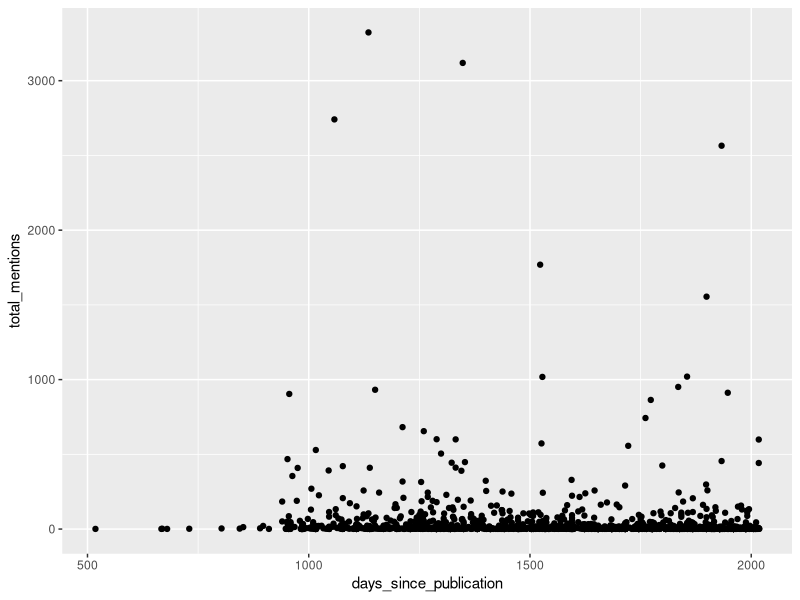

R code for this plot: (Note: this script raises an error after producing the figure.)
## ---- chunk 1
library(tidyverse)
library(lubridate)
articles <- read_csv("data/master.csv")
## ---- chunk 2
articles_since_publication <- mutate(
  filter(articles, print_publication_date > "2013-01-01"), 
  days_since_publication = ymd("2018-07-13")-as_date(print_publication_date) 
)

ggplot(data = articles_since_publication) +
  geom_point(mapping = aes(x = days_since_publication, y = total_mentions))


## ---- chunk 3

open_closed_with_first_news_mention <- filter(open_closed_with_mentions, source == 'news') %>%
                                          group_by(article_title, journal_title, print_publication_date, known_to_be_open) %>%
                                          summarise(first_news_pub_date = min(date_posted)) %>%
                                          mutate(
                                             days_to_first_news_mention = as_date(first_news_pub_date) - as_date(print_publication_date) 
                                          )

summarise(
  group_by(open_closed_with_first_news_mention, known_to_be_open),
  mean_average_days_to_first_news_mention = mean(days_to_first_news_mention, na.rm = TRUE),
  sd_average_days_to_first_news_mention = sd(days_to_first_news_mention, na.rm = TRUE)
)


## ---- chunk 4
summarise(
group_by(open_closed_with_first_news_mention, known_to_be_open),
total = n()
)
## ---- chunk 5

open_closed_with_first_blogs_mention <- filter(open_closed_with_mentions, source == 'blogs') %>%
                                          group_by(article_title, journal_title, print_publication_date, known_to_be_open) %>%
                                          summarise(first_blogs_pub_date = min(date_posted)) %>%
                                          mutate(
                                             days_to_first_blogs_mention = as_date(first_blogs_pub_date) - as_date(print_publication_date) 
                                          )

summarise(
  group_by(open_closed_with_first_blogs_mention, known_to_be_open),
  mean_average_days_to_first_blogs_mention = mean(days_to_first_blogs_mention, na.rm = TRUE),
  sd_average_days_to_first_blogs_mention = sd(days_to_first_blogs_mention, na.rm = TRUE)
)


## ---- chunk 6
summarise(
group_by(open_closed_with_first_blogs_mention, known_to_be_open),
total = n()
)
